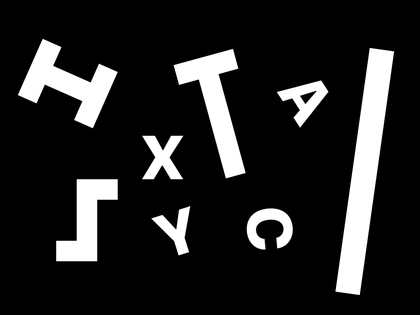
%> input picture matlab_tests/variable_test.png, 420 x 315 px, shrunk from 1024 x 768 before the run
$ octave test2.m   (GNU Octave 9; MATLAB toolbox functions it lacks are replaced by stand-ins)
%> lines starting %> are read from the running program, lines starting %| are printed output that depends on the picture; in (x1, y1, x2, y2) boxes, pixels count from 0 and x2, y2 are one past the last pixel; in counts of white or black regions, pixels touching at a corner belong together; the program's own positions count from 1
% Write a program named compute2DProperties that takes a labeled image from the previous step and computes
% properties for each labeled object in the image. Store these properties in an objects database.
% [obj_db, out_img] = compute2DProperties(gray_img, labeled_img)
% The generated object database obj_db should be a 2D matrix,
% with each column corresponding to an object and each row corresponding to a property.
% The first six rows should correspond to the following properties:
% 1. Object label,
% 2. Row position of the center,
% 3. Column position of the center,
% 4. The minimum moment of inertia,
% 5. The orientation (angle in degrees between the axis of minimum inertia and the horizontal axis, positive = clockwise from the horizontal axis),
% 6. The roundness.

img = imread('variable_test.png');
%> img is the input picture: size 315x420x3 uint8; min 0, max 255, mean 36.6
img = rgb2gray(img);
%> img: size 315x420 uint8
threshold = 0.5;
bw_img = im2bw(img, threshold);
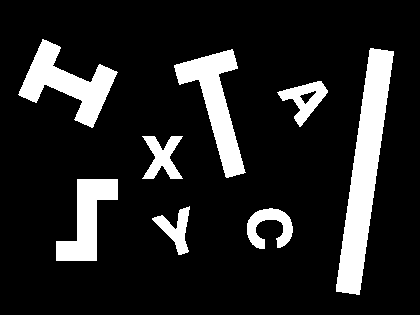
%> bw_img: size 315x420 logical; 14.3% white; 8 white regions, largest, box (x1, y1, x2, y2) and area: (336, 48, 394, 295) 6056, (18, 39, 118, 128) 3364, (174, 49, 246, 178) 3364
labeled_img = bwlabel(bw_img);
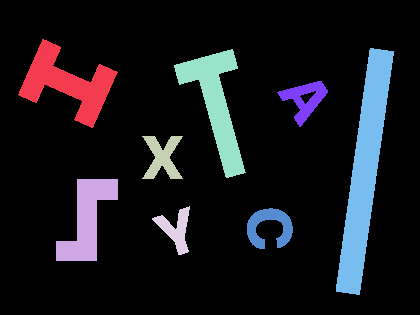
%> labeled_img: size 315x420 double; 9 distinct labels, from 0 to 8; one colour per label, 0 black
[m, n] = size(labeled_img);
%> m = 315; n = 420
%find the number of labeled objects
num = max(max(uint8(labeled_img)));
%> num = 8
prop = zeros(6, num);
for i = 1 : num
    prop(1, i) = i;
    row_sum = 0;
    col_sum = 0;
    a_0 = 0;
    b_0 = 0;
    c_0 = 0;
    points = find(labeled_img==i);
    area = length(points);
    for j = 1 : length(points)
        x = points(j) / m;
        y = mod(points(j), m);

        row_sum = row_sum + x;
        col_sum = col_sum + y;

        a_0 = a_0 + x*x;
        b_0 = b_0 + 2*x*y;
        c_0 = c_0 + y*y;
    end
    row_pos = row_sum / area;
    col_pos = col_sum / area;
    prop(2, i) = row_pos;
    prop(3, i) = col_pos;
    a = a_0 - 2 * row_sum * row_pos + row_pos * row_pos * area;
    b = b_0 - 2*row_sum * col_pos - 2*col_sum * row_pos + 2*row_pos * col_pos * area;
    c = c_0 - 2 * col_sum * col_pos + col_pos * col_pos * area;
    orientation = atan2(b, a-c) / 2;
    e_min = (a + c) / 2 - sqrt(b * b + (c-a)^2) / 2;
    prop(4, i) = e_min;
    prop(5, i) = orientation;
    prop(6, i) = round(a, b, c);
end
%> this loop made 8 passes
%> (area, row_pos, col_pos, a, b, c, orientation) on passes 1 to 8: (3364, 67.56, 84.01, 2307934.9, 1315499.4, 1114042.3, 0.417), (2501, 87.37, 220.3, 444434, -1073950.4, 1762731.1, -1.23), (953, 162.5, 158, 90795.8, 3108, 159328.9, 1.55), (755, 176.3, 230.1, 61594.5, 31562.4, 102796.9, 1.24), (3364, 216, 104.5, 784111, 2269841.2, 4559390.9, 1.3), (982, 269.8, 227.6, 188616.1, -9807.3, 125450.5, -0.077), (970, 304.8, 99.68, 123854.1, -36951.3, 109990.7, -0.606), (6056, 364.8, 171.9, 867596, -8163037.4, 29965849.9, -1.43)
%> after the loop, prop = [1 2 3 4 5 6 7 8; 67.56 87.37 162.5 176.3 216 269.8 304.8 364.8; 84.01 220.3 158 230.1 104.5 227.6 99.68 171.9; 822743.4 253394.9 90760.6 56244.7 469200.3 125072.1 97189.2 305935.7; 0.417 -1.23 1.55 1.24 1.3 -0.077 -0.606 -1.43; 0.317 0.13 0.57 0.52 0.0963 0.662 0.711 0.01]
orien = regionprops(labeled_img, 'Orientation');
%> orien = 8 regions; Orientation: -23.86, 70.23, -89.12, -71.59, -74.68, 4.76, 34.81, 81.98
sha = orien.Orientation;
%> sha = -23.86
shasha = orien(2).Orientation;
%> shasha = 70.23
k = regionprops(labeled_img, 'Centroid');
%> k = 8 regions; Centroid: [68.3 84], [87.7 220.3], [163 158], [176.6 230.1], [216.6 104.5], [270.1 227.6], [305.5 99.7], [365.3 171.9]
draw(img, prop,orien);
%> the loop in draw, `for i = 1 : length(prop(1, :))` made 8 passes
%> orien1 on passes 1 to 8: 0.417, -1.23, 1.55, 1.24, 1.3, -0.077, -0.606, -1.43
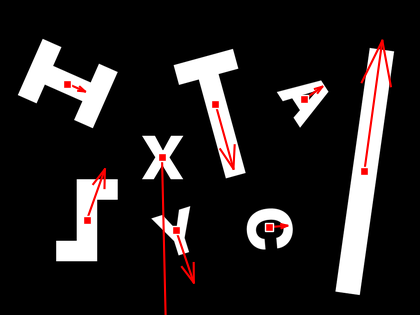
%> figure redrawn from the program's plot data


function roundness = round(a, b, c)
e_min = (a + c) / 2 - sqrt(b * b + (a-c)^2) / 2;
e_max = (a + c) / 2 + sqrt(b * b + (a-c)^2) / 2;
roundness = e_min / e_max;
end

function draw(img, prop,orien)
imshow(img);
hold on;
for i = 1 : length(prop(1, :))
    plot( prop(2, i), prop(3, i), 'ws', 'MarkerFaceColor', [1 0 0]);
    orien1 = prop(5, i);
    quiver(prop(2, i), prop(3, i), 20, 20*tan(orien1), 'r','LineWidth',1.5);
    tan(orien(i).Orientation*pi / 180)
    %quiver(prop(2, i), prop(3, i), 100, 100*tan(orien(i).Orientation * pi / 180), 0.15, 'b','LineWidth',1.5);
    %quiver(300, 300, -100, 100, 0.15, 'b','LineWidth',1.5);
    %annotation('arrow',[prop(2, i), prop(3, i)],[prop(2, i)+10 prop(3, i)+10*tan(orientation)],'LineStyle','-','color',[1 0 0]);
end
end
